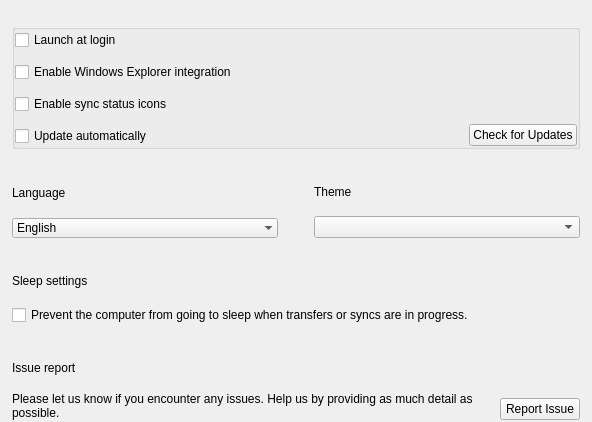
     <widget class="QWidget" name="pGeneral">
      <property name="sizePolicy">
       <sizepolicy hsizetype="Preferred" vsizetype="Fixed">
        <horstretch>0</horstretch>
        <verstretch>0</verstretch>
       </sizepolicy>
      </property>
      <layout class="QVBoxLayout" name="pGeneralLayout" stretch="0,0,0,0,10">
       <property name="spacing">
        <number>36</number>
       </property>
       <property name="leftMargin">
        <number>12</number>
       </property>
       <property name="topMargin">
        <number>24</number>
       </property>
       <property name="rightMargin">
        <number>12</number>
       </property>
       <property name="bottomMargin">
        <number>0</number>
       </property>
       <item>
        <widget class="QGroupBox" name="gGeneral">
         <property name="sizePolicy">
          <sizepolicy hsizetype="Preferred" vsizetype="Preferred">
           <horstretch>0</horstretch>
           <verstretch>0</verstretch>
          </sizepolicy>
         </property>
         <property name="type" stdset="0">
          <string notr="true">mega</string>
         </property>
         <layout class="QHBoxLayout" name="horizontalLayout_11" stretch="1,0,1">
          <property name="spacing">
           <number>0</number>
          </property>
          <property name="leftMargin">
           <number>0</number>
          </property>
          <property name="topMargin">
           <number>0</number>
          </property>
          <property name="rightMargin">
           <number>0</number>
          </property>
          <property name="bottomMargin">
           <number>0</number>
          </property>
          <item>
           <layout class="QVBoxLayout" name="verticalLayout_4" stretch="0,0,0,0">
            <property name="spacing">
             <number>12</number>
            </property>
            <property name="sizeConstraint">
             <enum>QLayout::SetDefaultConstraint</enum>
            </property>
            <property name="leftMargin">
             <number>0</number>
            </property>
            <property name="topMargin">
             <number>0</number>
            </property>
            <property name="rightMargin">
             <number>0</number>
            </property>
            <property name="bottomMargin">
             <number>0</number>
            </property>
            <item>
             <widget class="QWidget" name="wStartOnStartupContainer" native="true">
              <layout class="QVBoxLayout" name="lStartOnStartupContainer">
               <property name="spacing">
                <number>0</number>
               </property>
               <property name="leftMargin">
                <number>0</number>
               </property>
               <property name="topMargin">
                <number>0</number>
               </property>
               <property name="rightMargin">
                <number>0</number>
               </property>
               <property name="bottomMargin">
                <number>0</number>
               </property>
               <item>
                <widget class="QCheckBox" name="cStartOnStartup">
                 <property name="enabled">
                  <bool>true</bool>
                 </property>
                 <property name="maximumSize">
                  <size>
                   <width>16777215</width>
                   <height>16777215</height>
                  </size>
                 </property>
                 <property name="cursor">
                  <cursorShape>PointingHandCursor</cursorShape>
                 </property>
                 <property name="text">
                  <string>Launch at login</string>
                 </property>
                 <property name="type" stdset="0">
                  <string notr="true">mega</string>
                 </property>
                </widget>
               </item>
              </layout>
             </widget>
            </item>
            <item>
             <widget class="QWidget" name="wDesktopIntegrationContainer" native="true">
              <layout class="QVBoxLayout" name="lDesktopIntegrationContainer">
               <property name="spacing">
                <number>0</number>
               </property>
               <property name="leftMargin">
                <number>0</number>
               </property>
               <property name="topMargin">
                <number>0</number>
               </property>
               <property name="rightMargin">
                <number>0</number>
               </property>
               <property name="bottomMargin">
                <number>0</number>
               </property>
               <item>
                <widget class="QCheckBox" name="cDesktopIntegration">
                 <property name="maximumSize">
                  <size>
                   <width>16777215</width>
                   <height>16777215</height>
                  </size>
                 </property>
                 <property name="cursor">
                  <cursorShape>PointingHandCursor</cursorShape>
                 </property>
                 <property name="text">
                  <string>Enable Windows Explorer integration</string>
                 </property>
                 <property name="type" stdset="0">
                  <string notr="true">mega</string>
                 </property>
                </widget>
               </item>
              </layout>
             </widget>
            </item>
            <item>
             <widget class="QWidget" name="wOverlayIconsContainer" native="true">
              <layout class="QVBoxLayout" name="lOverlayIconsContainer">
               <property name="spacing">
                <number>0</number>
               </property>
               <property name="leftMargin">
                <number>0</number>
               </property>
               <property name="topMargin">
                <number>0</number>
               </property>
               <property name="rightMargin">
                <number>0</number>
               </property>
               <property name="bottomMargin">
                <number>0</number>
               </property>
               <item>
                <widget class="QCheckBox" name="cOverlayIcons">
                 <property name="maximumSize">
                  <size>
                   <width>16777215</width>
                   <height>16777215</height>
                  </size>
                 </property>
                 <property name="cursor">
                  <cursorShape>PointingHandCursor</cursorShape>
                 </property>
                 <property name="text">
                  <string>Enable sync status icons</string>
                 </property>
                 <property name="type" stdset="0">
                  <string notr="true">mega</string>
                 </property>
                </widget>
               </item>
              </layout>
             </widget>
            </item>
            <item>
             <widget class="QWidget" name="wAutoUpdateContainer" native="true">
              <layout class="QVBoxLayout" name="lAutoUpdateContainer">
               <property name="spacing">
                <number>0</number>
               </property>
               <property name="leftMargin">
                <number>0</number>
               </property>
               <property name="topMargin">
                <number>0</number>
               </property>
               <property name="rightMargin">
                <number>0</number>
               </property>
               <property name="bottomMargin">
                <number>0</number>
               </property>
               <item>
                <widget class="QCheckBox" name="cAutoUpdate">
                 <property name="enabled">
                  <bool>true</bool>
                 </property>
                 <property name="maximumSize">
                  <size>
                   <width>16777215</width>
                   <height>16777215</height>
                  </size>
                 </property>
                 <property name="cursor">
                  <cursorShape>PointingHandCursor</cursorShape>
                 </property>
                 <property name="text">
                  <string>Update automatically</string>
                 </property>
                 <property name="type" stdset="0">
                  <string notr="true">mega</string>
                 </property>
                </widget>
               </item>
              </layout>
             </widget>
            </item>
           </layout>
          </item>
          <item>
           <spacer name="horizontalSpacer">
            <property name="orientation">
             <enum>Qt::Horizontal</enum>
            </property>
            <property name="sizeType">
             <enum>QSizePolicy::Expanding</enum>
            </property>
            <property name="sizeHint" stdset="0">
             <size>
              <width>50</width>
              <height>20</height>
             </size>
            </property>
           </spacer>
          </item>
          <item>
           <layout class="QVBoxLayout" name="verticalLayout_7">
            <property name="spacing">
             <number>0</number>
            </property>
            <item>
             <spacer name="verticalSpacer_2">
              <property name="orientation">
               <enum>Qt::Vertical</enum>
              </property>
              <property name="sizeHint" stdset="0">
               <size>
                <width>20</width>
                <height>0</height>
               </size>
              </property>
             </spacer>
            </item>
            <item>
             <layout class="QHBoxLayout" name="horizontalLayout_10">
              <item>
               <spacer name="horizontalSpacer_3">
                <property name="orientation">
                 <enum>Qt::Horizontal</enum>
                </property>
                <property name="sizeHint" stdset="0">
                 <size>
                  <width>0</width>
                  <height>20</height>
                 </size>
                </property>
               </spacer>
              </item>
              <item>
               <widget class="QPushButton" name="bUpdate">
                <property name="sizePolicy">
                 <sizepolicy hsizetype="Preferred" vsizetype="Fixed">
                  <horstretch>0</horstretch>
                  <verstretch>0</verstretch>
                 </sizepolicy>
                </property>
                <property name="cursor">
                 <cursorShape>PointingHandCursor</cursorShape>
                </property>
                <property name="focusPolicy">
                 <enum>Qt::StrongFocus</enum>
                </property>
                <property name="text">
                 <string>Check for Updates</string>
                </property>
                <property name="autoDefault">
                 <bool>false</bool>
                </property>
                <property name="type" stdset="0">
                 <string notr="true">secondary</string>
                </property>
                <property name="dimension" stdset="0">
                 <string notr="true">small</string>
                </property>
               </widget>
              </item>
             </layout>
            </item>
           </layout>
          </item>
         </layout>
        </widget>
       </item>
       <item>
        <layout class="QHBoxLayout" name="horizontalLayout_12" stretch="1,1">
         <property name="spacing">
          <number>36</number>
         </property>
         <item>
          <layout class="QVBoxLayout" name="verticalLayout_17">
           <property name="spacing">
            <number>12</number>
           </property>
           <property name="leftMargin">
            <number>0</number>
           </property>
           <property name="topMargin">
            <number>0</number>
           </property>
           <property name="rightMargin">
            <number>0</number>
           </property>
           <property name="bottomMargin">
            <number>0</number>
           </property>
           <item>
            <layout class="QVBoxLayout" name="vLanguageTitleLine">
             <property name="spacing">
              <number>4</number>
             </property>
             <item>
              <widget class="QLabel" name="lLanguageTitle">
               <property name="text">
                <string>Language</string>
               </property>
               <property name="font-size" stdset="0">
                <string notr="true">caption</string>
               </property>
               <property name="semibold" stdset="0">
                <bool>true</bool>
               </property>
              </widget>
             </item>
             <item>
              <widget class="QFrame" name="fLanguageLine">
               <property name="minimumSize">
                <size>
                 <width>0</width>
                 <height>1</height>
                </size>
               </property>
               <property name="maximumSize">
                <size>
                 <width>16777215</width>
                 <height>1</height>
                </size>
               </property>
               <property name="frameShape">
                <enum>QFrame::NoFrame</enum>
               </property>
              </widget>
             </item>
            </layout>
           </item>
           <item>
            <widget class="QComboBox" name="cLanguage">
             <property name="sizePolicy">
              <sizepolicy hsizetype="Preferred" vsizetype="Fixed">
               <horstretch>0</horstretch>
               <verstretch>0</verstretch>
              </sizepolicy>
             </property>
             <property name="minimumSize">
              <size>
               <width>266</width>
               <height>0</height>
              </size>
             </property>
             <property name="cursor">
              <cursorShape>PointingHandCursor</cursorShape>
             </property>
             <property name="frame">
              <bool>false</bool>
             </property>
             <property name="type" stdset="0">
              <string notr="true">mega</string>
             </property>
             <property name="dimension" stdset="0">
              <string notr="true">small</string>
             </property>
             <item>
              <property name="text">
               <string notr="true">English</string>
              </property>
             </item>
            </widget>
           </item>
          </layout>
         </item>
         <item>
          <layout class="QVBoxLayout" name="verticalLayout_23">
           <property name="spacing">
            <number>0</number>
           </property>
           <item>
            <layout class="QVBoxLayout" name="verticalLayout_21">
             <property name="spacing">
              <number>12</number>
             </property>
             <property name="leftMargin">
              <number>0</number>
             </property>
             <property name="topMargin">
              <number>0</number>
             </property>
             <property name="rightMargin">
              <number>0</number>
             </property>
             <property name="bottomMargin">
              <number>0</number>
             </property>
             <item>
              <layout class="QVBoxLayout" name="vThemeTitleLine">
               <property name="spacing">
                <number>4</number>
               </property>
               <item>
                <widget class="QLabel" name="lThemeTitle">
                 <property name="text">
                  <string>Theme</string>
                 </property>
                 <property name="font-size" stdset="0">
                  <string notr="true">caption</string>
                 </property>
                 <property name="semibold" stdset="0">
                  <bool>true</bool>
                 </property>
                </widget>
               </item>
               <item>
                <widget class="QFrame" name="fThemeLine">
                 <property name="minimumSize">
                  <size>
                   <width>0</width>
                   <height>1</height>
                  </size>
                 </property>
                 <property name="maximumSize">
                  <size>
                   <width>16777215</width>
                   <height>1</height>
                  </size>
                 </property>
                 <property name="frameShape">
                  <enum>QFrame::NoFrame</enum>
                 </property>
                </widget>
               </item>
              </layout>
             </item>
             <item>
              <widget class="QComboBox" name="cbTheme">
               <property name="sizePolicy">
                <sizepolicy hsizetype="Preferred" vsizetype="Fixed">
                 <horstretch>0</horstretch>
                 <verstretch>0</verstretch>
                </sizepolicy>
               </property>
               <property name="minimumSize">
                <size>
                 <width>266</width>
                 <height>0</height>
                </size>
               </property>
               <property name="cursor">
                <cursorShape>PointingHandCursor</cursorShape>
               </property>
               <property name="type" stdset="0">
                <string notr="true">mega</string>
               </property>
               <property name="dimension" stdset="0">
                <string notr="true">small</string>
               </property>
              </widget>
             </item>
            </layout>
           </item>
           <item>
            <spacer name="horizontalSpacer_12">
             <property name="orientation">
              <enum>Qt::Horizontal</enum>
             </property>
             <property name="sizeHint" stdset="0">
              <size>
               <width>40</width>
               <height>0</height>
              </size>
             </property>
            </spacer>
           </item>
          </layout>
         </item>
        </layout>
       </item>
       <item>
        <layout class="QVBoxLayout" name="verticalLayout_9">
         <property name="spacing">
          <number>12</number>
         </property>
         <property name="leftMargin">
          <number>0</number>
         </property>
         <property name="topMargin">
          <number>0</number>
         </property>
         <property name="rightMargin">
          <number>0</number>
         </property>
         <property name="bottomMargin">
          <number>0</number>
         </property>
         <item>
          <layout class="QVBoxLayout" name="vSleepTitleLine">
           <property name="spacing">
            <number>4</number>
           </property>
           <item>
            <widget class="QLabel" name="lSleepTitle">
             <property name="text">
              <string>Sleep settings</string>
             </property>
             <property name="font-size" stdset="0">
              <string notr="true">caption</string>
             </property>
             <property name="semibold" stdset="0">
              <bool>true</bool>
             </property>
            </widget>
           </item>
           <item>
            <widget class="QFrame" name="fSleepLine">
             <property name="minimumSize">
              <size>
               <width>0</width>
               <height>1</height>
              </size>
             </property>
             <property name="maximumSize">
              <size>
               <width>16777215</width>
               <height>1</height>
              </size>
             </property>
             <property name="frameShape">
              <enum>QFrame::NoFrame</enum>
             </property>
            </widget>
           </item>
          </layout>
         </item>
         <item>
          <widget class="QCheckBox" name="cbSleepMode">
           <property name="cursor">
            <cursorShape>PointingHandCursor</cursorShape>
           </property>
           <property name="text">
            <string>Prevent the computer from going to sleep when transfers or syncs are in progress.</string>
           </property>
           <property name="type" stdset="0">
            <string notr="true">mega</string>
           </property>
          </widget>
         </item>
        </layout>
       </item>
       <item>
        <layout class="QVBoxLayout" name="verticalLayout_5">
         <property name="spacing">
          <number>12</number>
         </property>
         <property name="leftMargin">
          <number>0</number>
         </property>
         <property name="topMargin">
          <number>0</number>
         </property>
         <property name="rightMargin">
          <number>0</number>
         </property>
         <property name="bottomMargin">
          <number>0</number>
         </property>
         <item>
          <layout class="QVBoxLayout" name="vBugReportTitleLine">
           <property name="spacing">
            <number>4</number>
           </property>
           <item>
            <widget class="QLabel" name="lBugReportTitle">
             <property name="text">
              <string>Issue report</string>
             </property>
             <property name="font-size" stdset="0">
              <string notr="true">caption</string>
             </property>
             <property name="semibold" stdset="0">
              <bool>true</bool>
             </property>
            </widget>
           </item>
           <item>
            <widget class="QFrame" name="fBugReportLine">
             <property name="minimumSize">
              <size>
               <width>0</width>
               <height>1</height>
              </size>
             </property>
             <property name="maximumSize">
              <size>
               <width>16777215</width>
               <height>1</height>
              </size>
             </property>
             <property name="frameShape">
              <enum>QFrame::NoFrame</enum>
             </property>
            </widget>
           </item>
          </layout>
         </item>
         <item>
          <layout class="QHBoxLayout" name="horizontalLayout_13" stretch="1,0,0">
           <item>
            <widget class="QLabel" name="lBugReport">
             <property name="sizePolicy">
              <sizepolicy hsizetype="Preferred" vsizetype="Maximum">
               <horstretch>0</horstretch>
               <verstretch>0</verstretch>
              </sizepolicy>
             </property>
             <property name="text">
              <string>Please let us know if you encounter any issues. Help us by providing as much detail as possible.</string>
             </property>
             <property name="wordWrap">
              <bool>true</bool>
             </property>
            </widget>
           </item>
           <item>
            <spacer name="horizontalSpacer_13">
             <property name="orientation">
              <enum>Qt::Horizontal</enum>
             </property>
             <property name="sizeHint" stdset="0">
              <size>
               <width>10</width>
               <height>20</height>
              </size>
             </property>
            </spacer>
           </item>
           <item>
            <layout class="QVBoxLayout" name="verticalLayout_16" stretch="0,1">
             <item>
              <spacer name="verticalSpacer_8">
               <property name="orientation">
                <enum>Qt::Vertical</enum>
               </property>
               <property name="sizeHint" stdset="0">
                <size>
                 <width>20</width>
                 <height>0</height>
                </size>
               </property>
              </spacer>
             </item>
             <item>
              <widget class="QPushButton" name="bSendBug">
               <property name="sizePolicy">
                <sizepolicy hsizetype="Preferred" vsizetype="Fixed">
                 <horstretch>0</horstretch>
                 <verstretch>0</verstretch>
                </sizepolicy>
               </property>
               <property name="maximumSize">
                <size>
                 <width>16777215</width>
                 <height>16777215</height>
                </size>
               </property>
               <property name="cursor">
                <cursorShape>PointingHandCursor</cursorShape>
               </property>
               <property name="text">
                <string>Report Issue</string>
               </property>
               <property name="autoDefault">
                <bool>false</bool>
               </property>
               <property name="type" stdset="0">
                <string notr="true">secondary</string>
               </property>
               <property name="dimension" stdset="0">
                <string notr="true">small</string>
               </property>
              </widget>
             </item>
            </layout>
           </item>
          </layout>
         </item>
        </layout>
       </item>
       <item>
        <spacer name="verticalSpacer_4">
         <property name="orientation">
          <enum>Qt::Vertical</enum>
         </property>
         <property name="sizeType">
          <enum>QSizePolicy::Expanding</enum>
         </property>
         <property name="sizeHint" stdset="0">
          <size>
           <width>0</width>
           <height>2</height>
          </size>
         </property>
        </spacer>
       </item>
      </layout>
     </widget>
